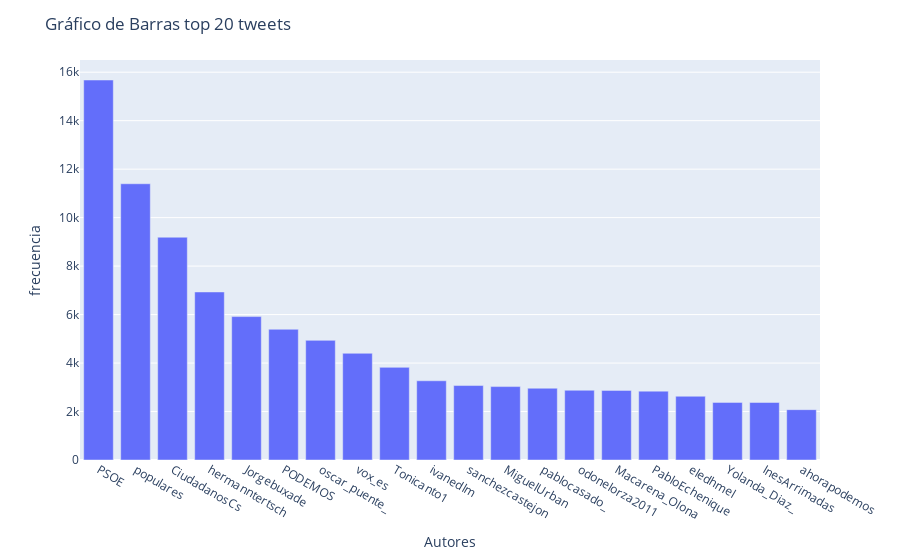

Here is the notebook cell this chart was saved with:
### Code cell
fig = px.bar(x=top20["Palabra"], y=top20["Frecuencia"])

fig.update_layout(
    yaxis_title='frecuencia', # label eje x
    xaxis_title = "Autores", # label eje y
    title = "Gráfico de Barras top 20 tweets " # label título 
)

### Figure 1 — Plotly figure (JSON) as saved in the notebook; plotly's stock layout.template omitted (floating-point values rounded to 4 significant figures)
{"data": [{"alignmentgroup": "True", "hovertemplate": "x=%{x}<br>y=%{y}<extra></extra>", "legendgroup": "", "marker": {"color": "#636efa", "pattern": {"shape": ""}}, "name": "", "offsetgroup": "", "orientation": "v", "showlegend": false, "textposition": "auto", "type": "bar", "x": ["PSOE", "populares", "CiudadanosCs", "hermanntertsch", "Jorgebuxade", "PODEMOS", "oscar_puente_", "vox_es", "Tonicanto1", "ivanedlm", "sanchezcastejon", "MiguelUrban", "pablocasado_", "odonelorza2011", "Macarena_Olona", "PabloEchenique", "eledhmel", "Yolanda_Diaz_", "InesArrimadas", "ahorapodemos"], "xaxis": "x", "y": [15678, 11397, 9191, 6933, 5917, 5393, 4936, 4402, 3822, 3269, 3072, 3029, 2961, 2878, 2872, 2841, 2630, 2377, 2374, 2077], "yaxis": "y"}], "layout": {"barmode": "relative", "legend": {"tracegroupgap": 0}, "margin": {"t": 60}, "title": {"text": "Gráfico de Barras top 20 tweets "}, "xaxis": {"anchor": "y", "domain": [0, 1], "title": {"text": "Autores"}}, "yaxis": {"anchor": "x", "domain": [0, 1], "title": {"text": "frecuencia"}}}}
